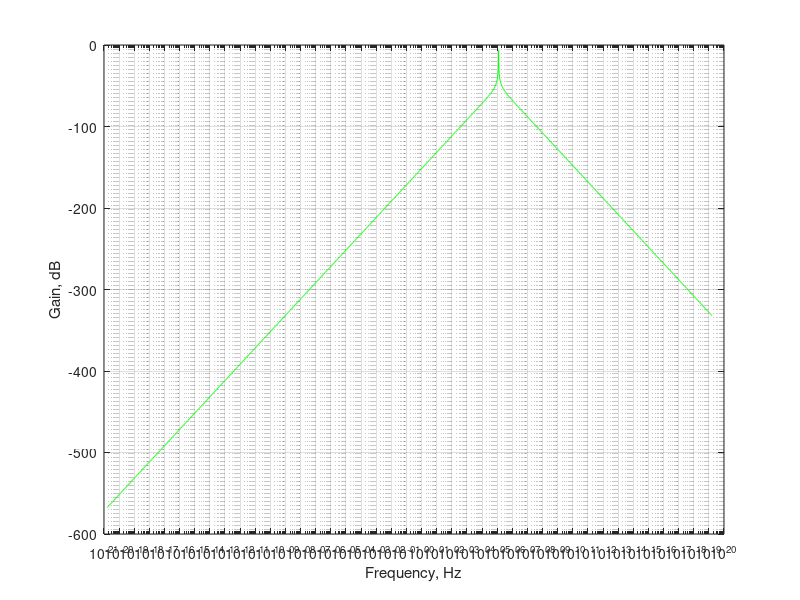

Write MATLAB code to recreate this figure. (Note: this script raises an error after producing the figure.)
%To design a RLC BPF with cutoff frequency 124 kHz or 124000 Hz -
fc = 124000;
%BandWidth = 124200-123800 = 400 Hz
BW = 800*pi;
R = 1500;
Q = 2*pi*fc/BW;
L = (R*Q)/(2*pi*fc);
C = 1/(2*pi*fc*R*Q);
%Then, in Transfer function-
numerator = [0 R*C 0];
denominator = [L*C R*C 1];
w = logspace(-20,20,2000);
h = freqs(numerator,denominator,w);
f = w/(2*pi);
magnitude = 20*log10(abs(h));
semilogx(f,magnitude,'g');
grid on;
xlabel('Frequency, Hz');
ylabel('Gain, dB');
xline(124000,'r','124 kHz');

